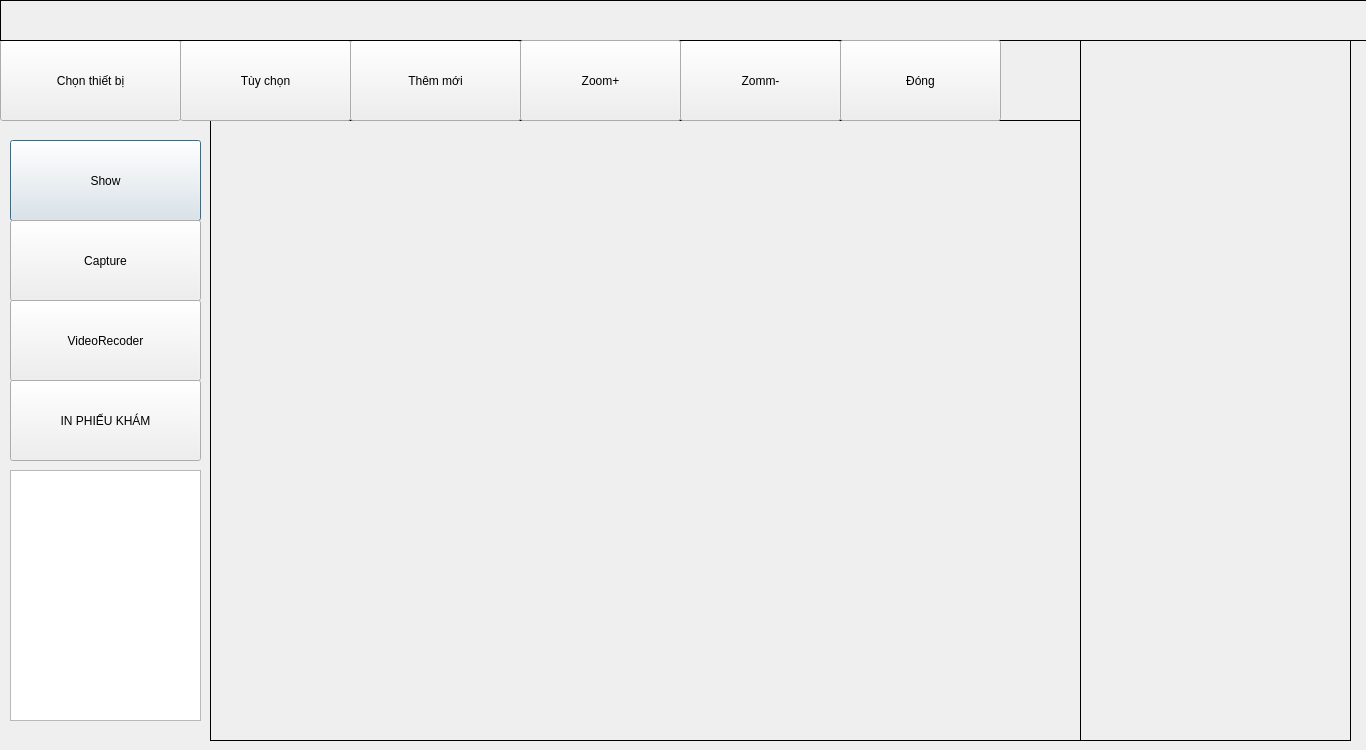
<?xml version="1.0" encoding="UTF-8"?>
<ui version="4.0">
 <class>Dialog</class>
 <widget class="QDialog" name="Dialog">
  <property name="geometry">
   <rect>
    <x>0</x>
    <y>0</y>
    <width>1366</width>
    <height>750</height>
   </rect>
  </property>
  <property name="windowTitle">
   <string>Dialog</string>
  </property>
  <widget class="QTextBrowser" name="TEXT">
   <property name="geometry">
    <rect>
     <x>10</x>
     <y>470</y>
     <width>191</width>
     <height>251</height>
    </rect>
   </property>
  </widget>
  <widget class="QLabel" name="imgLabel">
   <property name="geometry">
    <rect>
     <x>210</x>
     <y>120</y>
     <width>871</width>
     <height>621</height>
    </rect>
   </property>
   <property name="autoFillBackground">
    <bool>false</bool>
   </property>
   <property name="frameShape">
    <enum>QFrame::Box</enum>
   </property>
   <property name="text">
    <string/>
   </property>
  </widget>
  <widget class="QPushButton" name="SHOW">
   <property name="geometry">
    <rect>
     <x>10</x>
     <y>140</y>
     <width>191</width>
     <height>81</height>
    </rect>
   </property>
   <property name="text">
    <string>Show</string>
   </property>
  </widget>
  <widget class="QPushButton" name="CAPTURE">
   <property name="geometry">
    <rect>
     <x>10</x>
     <y>220</y>
     <width>191</width>
     <height>81</height>
    </rect>
   </property>
   <property name="text">
    <string>Capture</string>
   </property>
  </widget>
  <widget class="QPushButton" name="NEXT">
   <property name="geometry">
    <rect>
     <x>680</x>
     <y>40</y>
     <width>161</width>
     <height>81</height>
    </rect>
   </property>
   <property name="text">
    <string>Zomm-</string>
   </property>
  </widget>
  <widget class="QLabel" name="imgLabel_2">
   <property name="geometry">
    <rect>
     <x>0</x>
     <y>0</y>
     <width>1922</width>
     <height>41</height>
    </rect>
   </property>
   <property name="autoFillBackground">
    <bool>false</bool>
   </property>
   <property name="frameShape">
    <enum>QFrame::Box</enum>
   </property>
   <property name="text">
    <string/>
   </property>
   <property name="pixmap">
    <pixmap>ngang2.png</pixmap>
   </property>
  </widget>
  <widget class="QLabel" name="imgLabel_3">
   <property name="geometry">
    <rect>
     <x>1080</x>
     <y>40</y>
     <width>271</width>
     <height>701</height>
    </rect>
   </property>
   <property name="autoFillBackground">
    <bool>false</bool>
   </property>
   <property name="frameShape">
    <enum>QFrame::Box</enum>
   </property>
   <property name="text">
    <string/>
   </property>
  </widget>
  <widget class="QPushButton" name="NEXT_2">
   <property name="geometry">
    <rect>
     <x>0</x>
     <y>40</y>
     <width>181</width>
     <height>81</height>
    </rect>
   </property>
   <property name="text">
    <string>Chọn thiết bị</string>
   </property>
  </widget>
  <widget class="QPushButton" name="NEXT_4">
   <property name="geometry">
    <rect>
     <x>180</x>
     <y>40</y>
     <width>171</width>
     <height>81</height>
    </rect>
   </property>
   <property name="text">
    <string>Tùy chọn</string>
   </property>
  </widget>
  <widget class="QPushButton" name="NEXT_5">
   <property name="geometry">
    <rect>
     <x>350</x>
     <y>40</y>
     <width>171</width>
     <height>81</height>
    </rect>
   </property>
   <property name="text">
    <string>Thêm mới</string>
   </property>
  </widget>
  <widget class="QPushButton" name="CAPTURE_2">
   <property name="geometry">
    <rect>
     <x>10</x>
     <y>300</y>
     <width>191</width>
     <height>81</height>
    </rect>
   </property>
   <property name="text">
    <string>VideoRecoder</string>
   </property>
  </widget>
  <widget class="QPushButton" name="CAPTURE_3">
   <property name="geometry">
    <rect>
     <x>520</x>
     <y>40</y>
     <width>161</width>
     <height>81</height>
    </rect>
   </property>
   <property name="text">
    <string>Zoom+</string>
   </property>
  </widget>
  <widget class="QPushButton" name="NEXT_3">
   <property name="geometry">
    <rect>
     <x>10</x>
     <y>380</y>
     <width>191</width>
     <height>81</height>
    </rect>
   </property>
   <property name="text">
    <string>IN PHIẾU KHÁM</string>
   </property>
  </widget>
  <widget class="QPushButton" name="NEXT_7">
   <property name="geometry">
    <rect>
     <x>840</x>
     <y>40</y>
     <width>161</width>
     <height>81</height>
    </rect>
   </property>
   <property name="text">
    <string>Đóng</string>
   </property>
  </widget>
  <zorder>TEXT</zorder>
  <zorder>imgLabel</zorder>
  <zorder>SHOW</zorder>
  <zorder>NEXT</zorder>
  <zorder>imgLabel_3</zorder>
  <zorder>NEXT_2</zorder>
  <zorder>NEXT_4</zorder>
  <zorder>NEXT_5</zorder>
  <zorder>imgLabel_2</zorder>
  <zorder>CAPTURE</zorder>
  <zorder>CAPTURE_2</zorder>
  <zorder>CAPTURE_3</zorder>
  <zorder>NEXT_3</zorder>
  <zorder>NEXT_7</zorder>
 </widget>
 <resources/>
 <connections/>
</ui>
